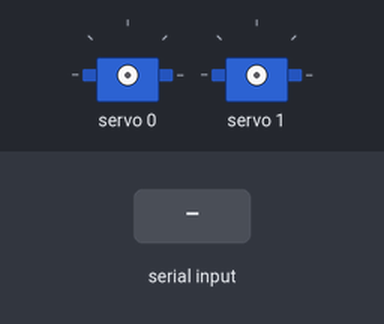
Simulated run of this sketch. Board: Arduino Uno, built with avr-gcc and run on an emulated ATmega328P. Shown: 2 × servo. Inputs (shaded band) come from the test bench.

Above: at 1.2 s.
1.3 s: "90,45\n" received over Serial
2.8 s: "30,150\n" received over Serial
At 3.1 s:
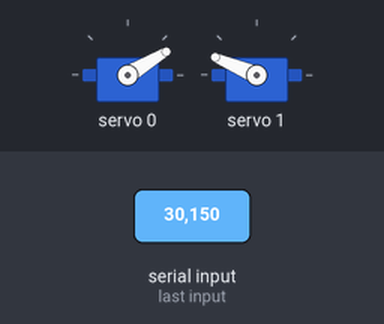
4.3 s: "1,90\n" received over Serial
At 5.4 s:
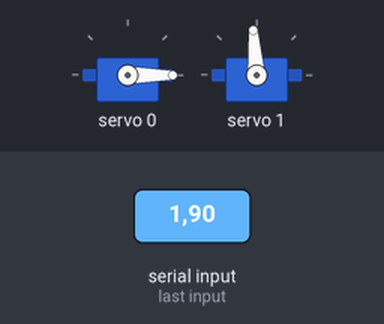
Timing chart, 0 to 7.3 s (numbered marks = the images above; inputs shaded):
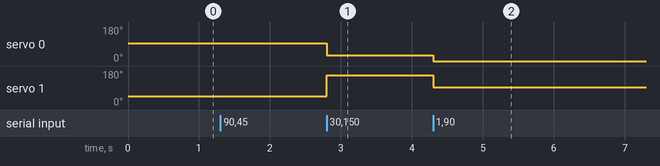

The sketch:

face_servo_git_Module.ino
```cpp
#include <Wire.h>
#include <Adafruit_PWMServoDriver.h>

Adafruit_PWMServoDriver pwm = Adafruit_PWMServoDriver();

#define SERVOMIN  110   // adjust after testing
#define SERVOMAX  510

// channels
int servoX_ch = 0;
int servoY_ch = 1;

int angleToPulse(int ang) {
  return map(ang, 0, 180, SERVOMIN, SERVOMAX);
}

void setup() {
  Serial.begin(115200);
  pwm.begin();
  pwm.setPWMFreq(50);  // servo frequency
}

void loop() {
  if (Serial.available()) {
    String data = Serial.readStringUntil('\n');

    int comma = data.indexOf(',');
    if (comma > 0) {
      int x = data.substring(0, comma).toInt();
      int y = data.substring(comma + 1).toInt();

      pwm.setPWM(servoX_ch, 0, angleToPulse(x));
      pwm.setPWM(servoY_ch, 0, angleToPulse(y));
    }
  }
}
```

Measured:
- after the input at 2.8 s, servo 0: 94° → 31° at once; servo 1: 47° → 157° at once
- after the input at 4.3 s, servo 0: 31° → 0° at once; servo 1: 157° → 94° at once
